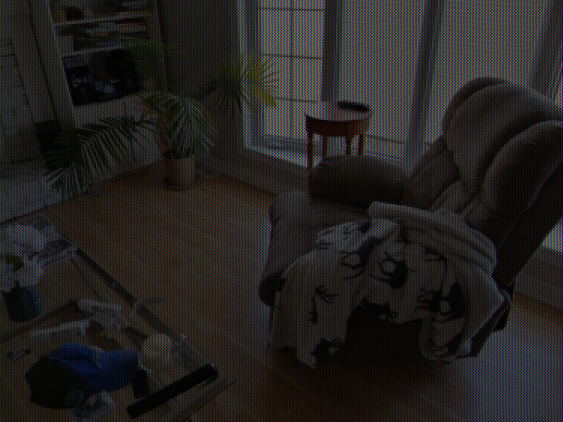
#> input picture test.png, 1125 x 843 px (shown at 1/2 size)
$ python main.py
#> lines starting #> are read from the running program, lines starting #| are printed output that depends on the picture
#> the answer given: test.png
#> the answer given: out.png
#> the answer given: 100
#> the answer given: 1
from PIL import Image
from math import floor

def convert_image(in_name, resize_factor, mode):

    # Method for deciding pixel value
#> called with in_name = 'test.png', resize_factor = 100, mode = 1
    def convert_pixel(r, g, b, column, is_even_row, mode):
        # Offset mode
        if mode == 0:
            if column == 0:
                return [(r, 0, 0), (0, g, 0)][is_even_row]
            elif column == 1:
                return [(0, g, 0), (0, 0, b)][is_even_row]
            else:
                return [(0, 0, b), (r, 0, 0)][is_even_row]
        # Vertical mode
        elif mode == 1:
            if column == 0:
                return (r, 0, 0)
            elif column == 1:
                return (0, g, 0)
            else:
                return (0, 0, b)
        # Red only mode
        elif mode == 2:
            if column == 0:
                return (r, 0, 0)
            else:
                return (0, 0, 0)
        # Green only mode
        elif mode == 3:
            if column == 1:
                return (0, b, 0)
            else:
                return (0, 0, 0)
        # Blue only mode
        elif mode == 4:
            if column == 2:
                return (0, 0, g)
            else:
                return (0, 0, 0)
        # Default to black pixel
        else:
            return (0, 0, 0)

    print('Beginning conversion...')
    # Load image
    im = Image.open(in_name)
#> im is the input picture: PIL image 1125x843 RGB; mean R, G, B 35.3, 33.1, 31
    print('File opened')

    # Resize to get pixelation
    # Reduce size
    small_im = im.resize((int(im.width/resize_factor),int(im.height/resize_factor)), resample = Image.BOX)
    # Increase size
    big_im = small_im.resize((small_im.width*3,small_im.height*3), resample = Image.BOX)
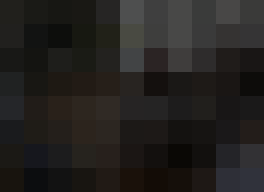
#> big_im: PIL image 33x24 RGB (shown 8 times larger); mean R, G, B 35.3, 33.1, 31
    print('Image resized')

    # Load pixels to modify
    rgb_im = big_im.convert('RGB')
    pixels = rgb_im.load()

    # Loop through every pixel:
    for x in range(rgb_im.width):
        print('Coverting row '+str(x+1)+' of '+str(rgb_im.width))
        for y in range(rgb_im.height):
            # Only one of the RGB channels will have data in each pixel
            r,g,b = rgb_im.getpixel((x,y))
            pixels[x, y] = convert_pixel(r, g, b, x % 3, floor(y/3) % 2 == 0, mode)


    print('Conversion successful!')

    # Return output
    return rgb_im.resize((small_im.width*3,small_im.height*3), resample = Image.BOX)
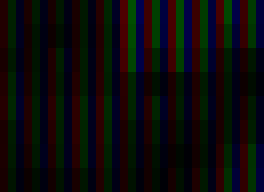
#> returned value: PIL image 33x24 RGB (shown 8 times larger); mean R, G, B 11.8, 11, 10.3


if __name__ == '__main__':
    print('--= Wecome to the Pointillistic image converter by Trent Baker! =--')
    print('#'*80)
    print('Ensure that your input image is in the same directory as this file.')
    in_name = input('Please enter the input image name with file extension (ex. input.jpg): ')
    out_name = input('Please enter the name of the output file WITHOUT file extension\n(ex. typing \'out\' will save as \'out.png\'): ')
    resize_factor = int(input('Please enter the output sub-pixel size (must be multiple of 3): '))
    print('Finally, please select the conversion mode.')
    print('''------------------------------
Mode 0 = Offset (recommended)
Mode 1 = Vertical
Mode 2 = Red only
Mode 3 = Green only
Mode 4 = Blue only
''')
    mode = int(input('Enter mode (0-4): '))
    out_im = convert_image(in_name, resize_factor, mode)
    out_im.save(out_name+'.png')
    print('Output saved as '+ out_name+'.png')
